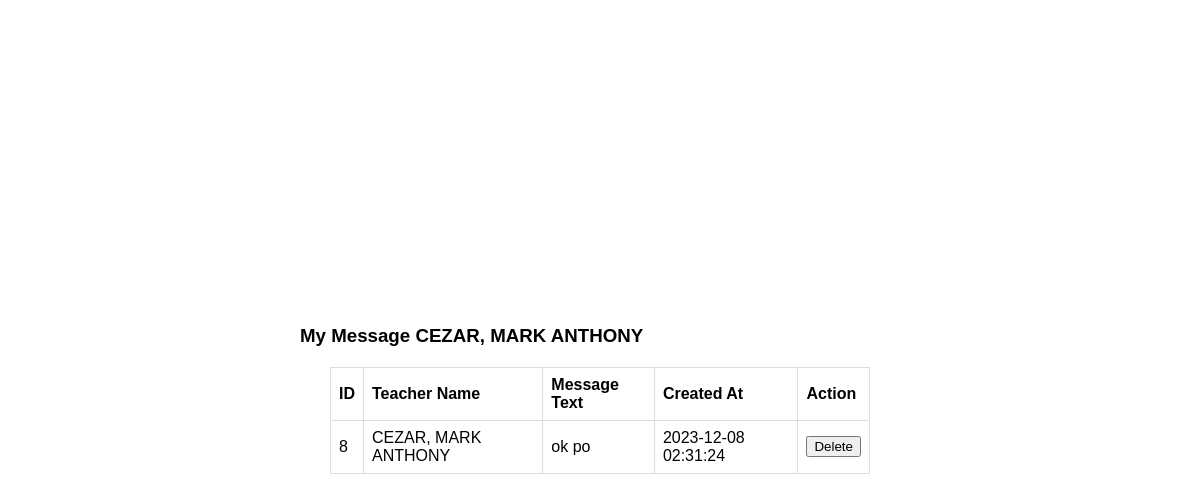
The page /teacher/teacher_message.php?username=CEZAR, MARK ANTHONY on the database its author committed.
### tables this page shows
CREATE TABLE `teacher_admin` (
  `id` int(11) NOT NULL,
  `teacher_name` varchar(255) NOT NULL,
  `message_text` text DEFAULT NULL,
  `created_at` timestamp NOT NULL DEFAULT current_timestamp()
);

### teacher/teacher_message.php (the view, shortened to what this page needs)
<!DOCTYPE html>
<html>
<head>
</head>
<body>
<div class="container">
        <?php
        $servername = "localhost";
        $username = "root";
        $password = "";
        $dbname = "osrs_db";
        $pdo = new PDO("mysql:host=$servername;dbname=$dbname", $username, $password);
        $username = $_GET['username'] ?? '';
        ?>
        <h3>My Message <?= htmlspecialchars($username) ?></h3>
        <?php
        $stmt = $pdo->prepare("SELECT * FROM teacher_admin WHERE teacher_name = ?");
        $stmt->execute([$username]);
        $records = $stmt->fetchAll(PDO::FETCH_ASSOC);
        if ($records) {
            ?>
            <div class="table-container">
            <table border="1">
                <tr>
                    <th>ID</th>
                    <th>Teacher Name</th>
                    <th>Message Text</th>
                    <th>Created At</th>
                    <th>Action</th>
                </tr>
                <?php foreach ($records as $record) { ?>
                    <tr>
                        <td><?= $record['id'] ?></td>
                        <td><?= $record['teacher_name'] ?></td>
                        <td><?= $record['message_text'] ?></td>
                        <td><?= $record['created_at'] ?></td>
                        <td>
                            <form method="POST">
                                <button type="submit" name="delete">Delete</button>
                            </form>
                        </td>
                    </tr>
                <?php } ?>
            </table>
            <?php
        } else {
            echo "<p>No records found for this username.</p>";
        }
        ?>
    </div>
</div>
</body>
</html>

### teacher/teacher_message.php (style rules this page uses)
body { background-color: white; font-family: Arial, sans-serif; margin: 0; display: flex; justify-content: center; align-items: center; height: 100vh; }
.table-container { width: 90%; margin: 20px auto; }
table { width: 100%; border-collapse: collapse; }
th, td { border: 1px solid #dddddd; text-align: left; padding: 8px; }
.container { column-count: 1; }

### rows shown on the page
teacher_admin: id "8", teacher_name "CEZAR, MARK ANTHONY", message_text "ok po", created_at "2023-12-08 02:31:24"

### other values the page prints
$username "CEZAR, MARK ANTHONY"
